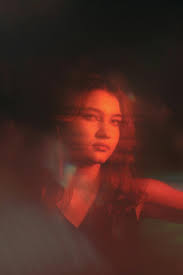
#> input picture samples/input/Sample1.jpg, 183 x 275 px
$ python -i post_process.py   (imports and definitions only)
#> lines starting #> are read from the running program, lines starting #| are printed output that depends on the picture
#> further down, picture is the input picture: shape (275, 183, 3); mean B, G, R 33.7, 40.6, 73.1
import cv2
import numpy as np


def enhance_contrast(image):
    lab = cv2.cvtColor(image, cv2.COLOR_BGR2LAB)
#> lab: shape (275, 183, 3); mean of channels 0, 1, 2 52.3, 141.4, 139.2
    l, a, b = cv2.split(lab)
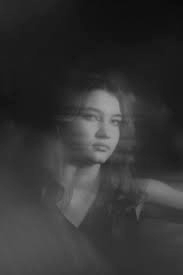
#> l: shape (275, 183); min 11, max 164, mean 52.3
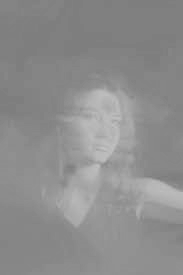
#> a: shape (275, 183); min 124, max 194, mean 141.4

    clahe = cv2.createCLAHE(clipLimit=2.0, tileGridSize=(8, 8))
    cl = clahe.apply(l)
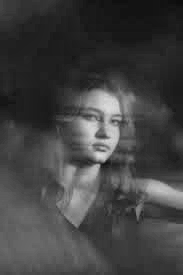
#> cl: shape (275, 183); min 13, max 220, mean 65.6

    merged = cv2.merge((cl, a, b))
#> merged: shape (275, 183, 3); mean of channels 0, 1, 2 65.6, 141.4, 139.2
    return cv2.cvtColor(merged, cv2.COLOR_LAB2BGR)
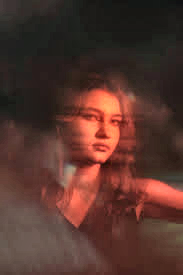
#> returned value: shape (275, 183, 3); mean B, G, R 45, 52.8, 85.5


def enhance_sharpness(image):
    gaussian = cv2.GaussianBlur(image, (0, 0), 1.0)
    return cv2.addWeighted(image, 1.5, gaussian, -0.5, 0)


def post_process(image):
    image = enhance_contrast(image)
    image = enhance_sharpness(image)
    image = color_balance(image)
    return image


def color_balance(image):
    lab = cv2.cvtColor(image, cv2.COLOR_BGR2LAB)
#> lab: shape (275, 183, 3); mean of channels 0, 1, 2 65.3, 140.9, 139
    l, a, b = cv2.split(lab)

    a = cv2.subtract(a, 2)
    b = cv2.subtract(b, 2)

    balanced = cv2.merge((l, a, b))
#> balanced: shape (275, 183, 3); mean of channels 0, 1, 2 65.3, 138.9, 137
    return cv2.cvtColor(balanced, cv2.COLOR_LAB2BGR)

def studio_polish(image):
    """
    Final aesthetic polish for studio look
    """
    # ---- Soft contrast curve ----
    lab = cv2.cvtColor(image, cv2.COLOR_BGR2LAB)
    l, a, b = cv2.split(lab)

    l = cv2.normalize(l, None, 0, 255, cv2.NORM_MINMAX)
    lab = cv2.merge((l, a, b))
    image = cv2.cvtColor(lab, cv2.COLOR_LAB2BGR)

    # ---- Mild skin-safe smoothing ----
    smooth = cv2.bilateralFilter(image, d=7, sigmaColor=30, sigmaSpace=30)

    # ---- Blend for natural look ----
    final = cv2.addWeighted(image, 0.85, smooth, 0.15, 0)

    return final

>>> import cv2
>>> picture = cv2.imread('../samples/input/Sample1.jpg')
>>> result = post_process(picture)

$ run again, on samples/input/sample2.jpg
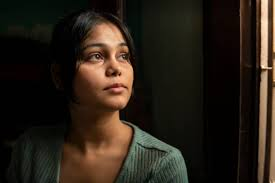
#> input picture samples/input/sample2.jpg, 275 x 183 px
#> picture is the input picture: shape (183, 275, 3); mean B, G, R 23, 32.6, 41.5
#> in enhance_contrast, `l, a, b = cv2.split(lab)`:
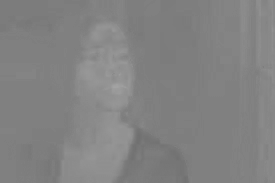
#> a: shape (183, 275); min 112, max 163, mean 130.3
#> merged: shape (183, 275, 3); mean of channels 0, 1, 2 53.3, 130.3, 134.8
#> in enhance_sharpness, `gaussian = cv2.GaussianBlur(image, (0, 0), 1.0)`:
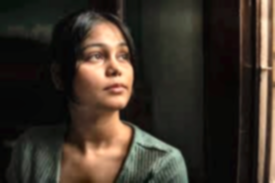
#> gaussian: shape (183, 275, 3); mean B, G, R 41.1, 50.7, 59.7
#> balanced: shape (183, 275, 3); mean of channels 0, 1, 2 53.4, 128, 132.9
